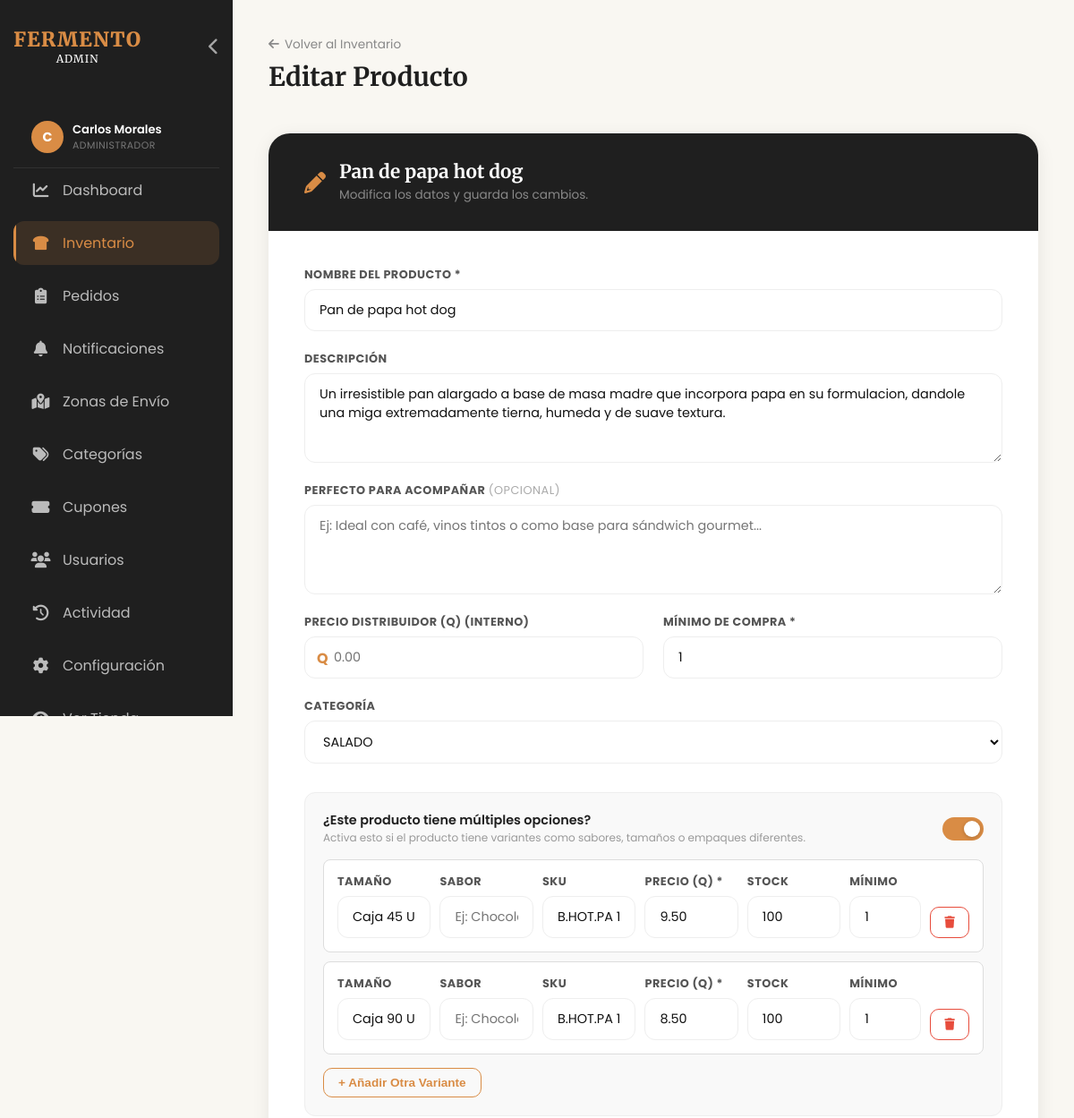
The page /admin/editar.php?id=39 (signed in, upper part) on the database as committed earlier.
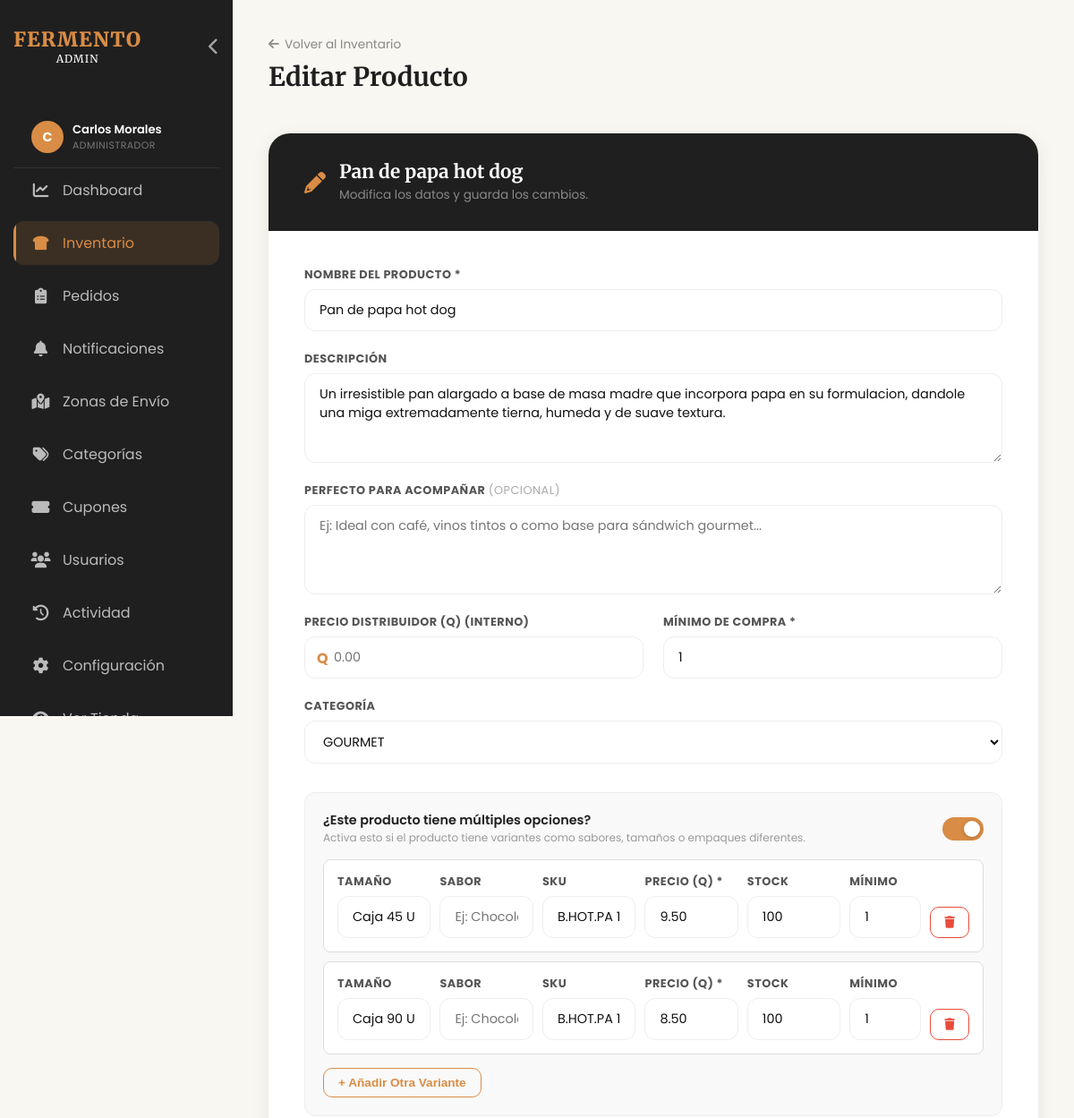
The same page on the database as committed later.
### tables this page shows
CREATE TABLE `productos` (
  `id`                  INT(11)       NOT NULL AUTO_INCREMENT,
  `nombre`              VARCHAR(100)  NOT NULL,
  `descripcion`         TEXT          DEFAULT NULL,
  `maridaje`            TEXT          DEFAULT NULL,
  `precio`              DECIMAL(10,2) NOT NULL,
  `categoria`           VARCHAR(50)   NOT NULL,
  `imagen`              VARCHAR(255)  DEFAULT 'default_pan.png',
  `destacado`           TINYINT(1)    DEFAULT 0,
  `fecha_creacion`      DATETIME      DEFAULT CURRENT_TIMESTAMP,
  `stock`               INT(11)       DEFAULT 0,
  `oferta`              TINYINT(1)    DEFAULT 0,
  `tiene_variantes`     TINYINT(1)    DEFAULT 0,
  `imagen_2`            VARCHAR(255)  DEFAULT NULL,
  `imagen_3`            VARCHAR(255)  DEFAULT NULL,
  `sku`                 VARCHAR(60)   DEFAULT NULL,
  `precio_distribuidor` DECIMAL(10,2) DEFAULT NULL,
  `minimo_compra`       INT(11)       DEFAULT 1 COMMENT 'Minimo de compra = tamano del lote de produccion (ver unidades_paquete)',
  `unidades_paquete`    INT(11)       DEFAULT NULL COMMENT 'Unidades por paquete fisico (informativo para el cliente)',
  PRIMARY KEY (`id`)
);

CREATE TABLE `categorias` (
  `id`         INT(11)      NOT NULL AUTO_INCREMENT,
  `nombre`     VARCHAR(80)  NOT NULL,
  `icono`      VARCHAR(60)  DEFAULT 'fas fa-bread-slice',
  `orden`      INT(11)      DEFAULT 0,
  `activa`     TINYINT(1)   NOT NULL DEFAULT 1,
  `creado_en`  TIMESTAMP    NOT NULL DEFAULT CURRENT_TIMESTAMP,
  PRIMARY KEY (`id`),
  UNIQUE KEY `uq_categorias_nombre` (`nombre`)
);

### includes/config.php (called while the page is built, shortened)
<?php
function getCategorias() {
    global $pdo;
    try {
        $stmt = $pdo->query("SELECT * FROM categorias WHERE activa = 1 ORDER BY orden ASC, nombre ASC");
        return $stmt->fetchAll(PDO::FETCH_ASSOC);
    } catch (Exception $e) {
        return [];
    }
}
?>

### admin/editar.php (the view, shortened to what the changed rows need)
<?php
require '../includes/db.php';
require '../includes/config.php';
include 'includes/admin_header.php';
$id = (int)$_GET['id'];
$stmt = $pdo->prepare("SELECT * FROM productos WHERE id = ?");
$stmt->execute([$id]);
$p = $stmt->fetch(PDO::FETCH_ASSOC);
include 'includes/admin_nav.php';
?>
<div class="page-header">
    <div class="page-title">
        <h1 style="margin-top:8px;">Editar Producto</h1>
    </div>
</div>
<div class="form-card">
    <div class="form-header">
        <div>
            <h2><?php echo htmlspecialchars($p['nombre']); ?></h2>
            <p>Modifica los datos y guarda los cambios.</p>
        </div>
    </div>
    <form action="actualizar.php" method="POST" enctype="multipart/form-data">
    <div class="form-body">
        <div class="form-grid">
            <div class="field-group col-full">
                <label>Nombre del Producto *</label>
                <input type="text" name="nombre" value="<?php echo htmlspecialchars($p['nombre']); ?>" required>
            </div>
            <div class="field-group col-full">
                <label>Descripción</label>
                <textarea name="descripcion"><?php echo htmlspecialchars($p['descripcion']); ?></textarea>
            </div>
            <div class="field-group">
                <label>Mínimo de Compra *</label>
                <input type="number" name="minimo_compra" min="1" value="<?php echo isset($p['minimo_compra']) ? $p['minimo_compra'] : 1; ?>" required>
            </div>
            <div class="field-group col-full">
                <label>Categoría</label>
                <select name="categoria">
                    <?php
                    $cats = getCategorias();
                    foreach($cats as $c): ?>
                    <option value="<?php echo htmlspecialchars($c['nombre']); ?>" <?php echo ($p['categoria'] == $c['nombre']) ? 'selected' : ''; ?>>
                        <?php echo htmlspecialchars($c['nombre']); ?>
                    </option>
                    <?php endforeach; ?>
                </select>
            </div>
        </div>
    </div>
    </form>
</div>
<?php include 'includes/admin_footer.php'; ?>

Rows that differ between the two databases and show on the page:
changed productos "Pan de papa hot dog": categoria "SALADO" → "GOURMET"
